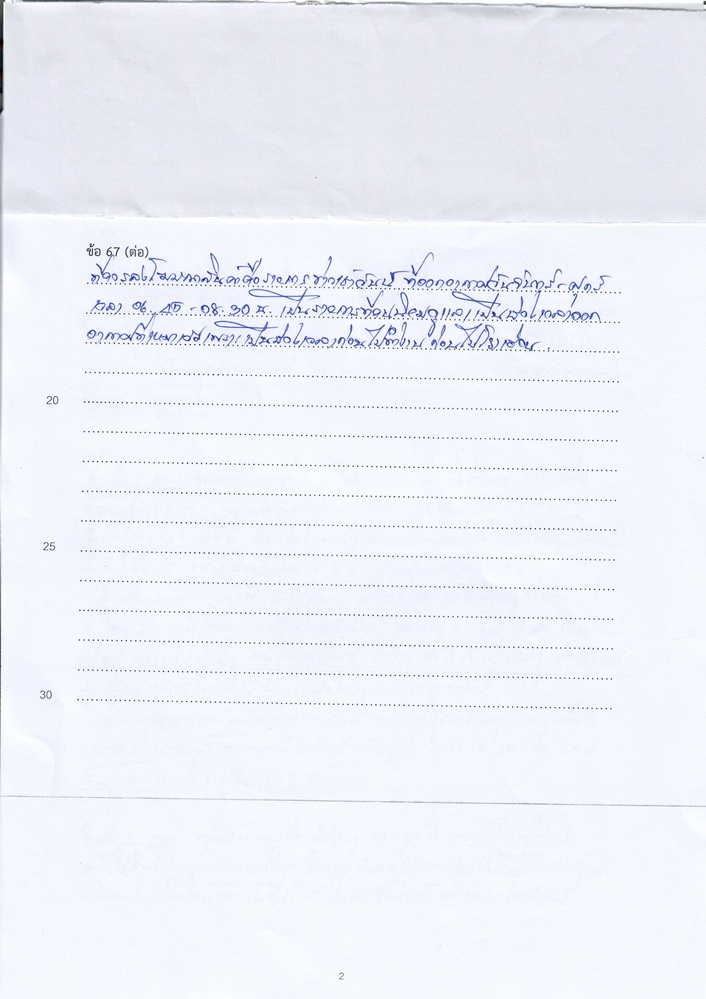
#> input picture pictures/example_02.jpg, 706 x 999 px, shrunk from 4960 x 7014 before the run
$ python -i preprocess.py   (imports and definitions only)
#> lines starting #> are read from the running program, lines starting #| are printed output that depends on the picture; after the words box and inside, x2 and y2 are one past the last pixel; in counts of white or black regions, pixels touching at a corner belong together
import cv2

def preprocess(IMAGE_PATH):
#> called with IMAGE_PATH = '../pictures/example_02.jpg'
  image = cv2.imread(IMAGE_PATH)
#> image is the input picture: shape (999, 706, 3); mean B, G, R 249, 240.9, 238.1
  rgb_image = cv2.cvtColor(image, cv2.COLOR_BGR2RGB)

  # Remove paper edge area from scanning
  rgb_image = rgb_image[50:-50,50:-50]
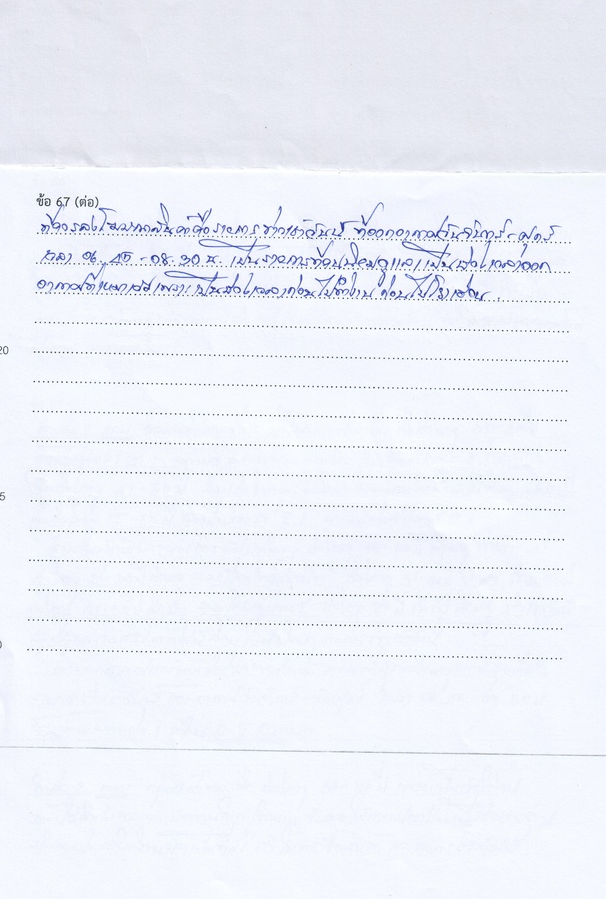
#> rgb_image: shape (899, 606, 3); mean R, G, B 238.1, 241, 249.3

  # Binarization: Otsu's Binarization
  p_image = cv2.cvtColor(rgb_image, cv2.COLOR_RGB2GRAY)
  p_image = cv2.threshold(p_image, 0, 255, cv2.THRESH_BINARY_INV + cv2.THRESH_OTSU)[1]
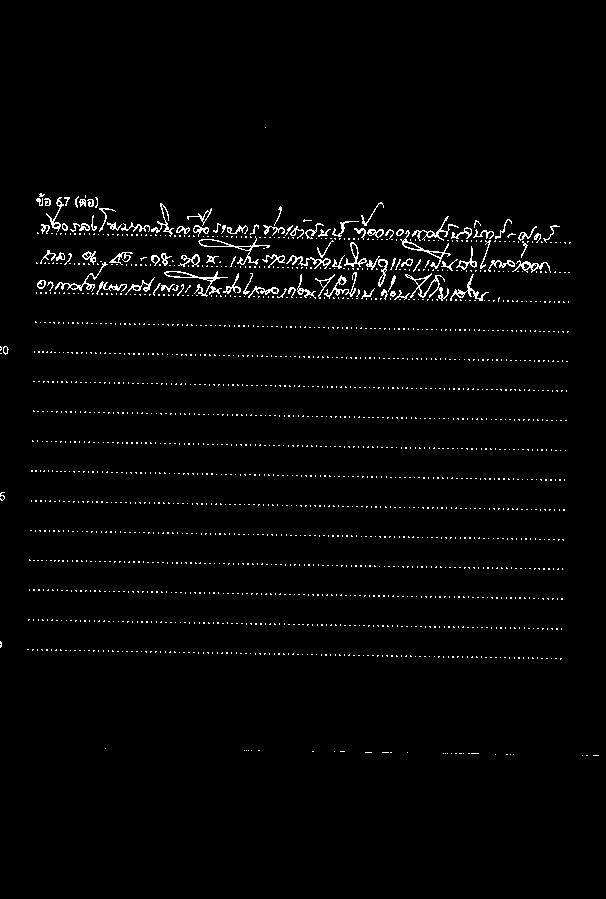
#> p_image: shape (899, 606); 2% white in thin lines or dots, all inside (x1, y1, x2, y2) = (0, 127, 599, 756)

  return rgb_image, p_image

>>> result = preprocess('../pictures/example_02.jpg')

$ run again, on pictures/pipeline.png
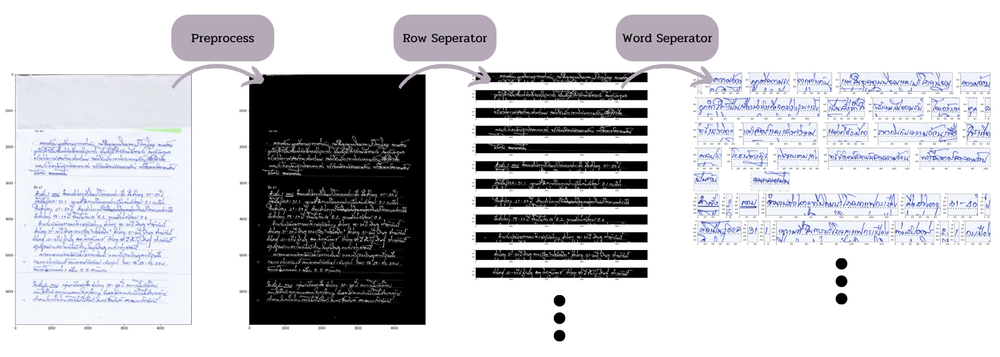
#> input picture pictures/pipeline.png, 1000 x 357 px, shrunk from 1710 x 611 before the run
#> in preprocess, image is the input picture: shape (357, 1000, 3); mean B, G, R 204.8, 201.1, 200.8
#> in preprocess, `rgb_image = rgb_image[50:-50,50:-50]`:
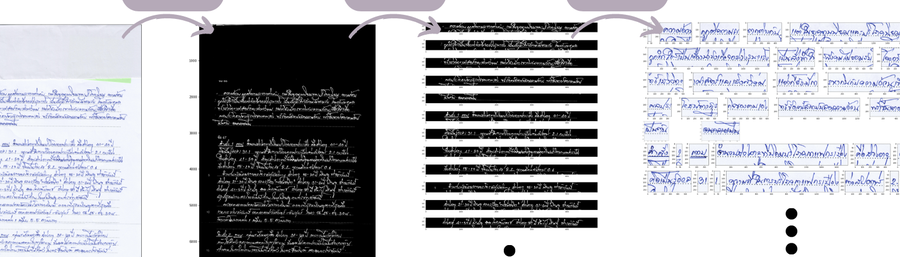
#> rgb_image: shape (257, 900, 3); mean R, G, B 181, 181.7, 186
#> in preprocess, `p_image = cv2.threshold(p_image, 0, 255, cv2.THRESH_BINARY_INV + cv2.T..`:
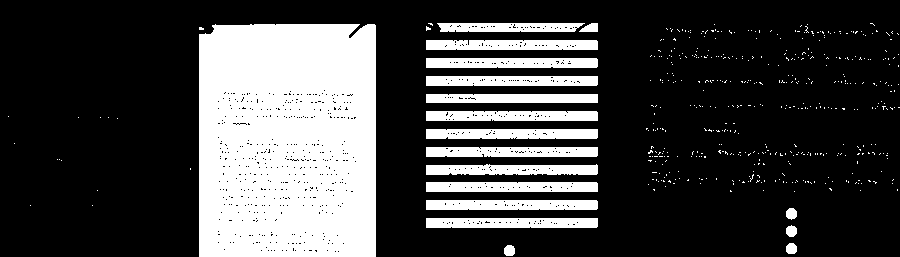
#> p_image: shape (257, 900); 26.5% white; 472 white regions (454 under 20 px), largest, box (x1, y1, x2, y2) and area: (199, 24, 376, 257) 40441, (426, 182, 598, 192) 1689, (426, 200, 598, 210) 1687
